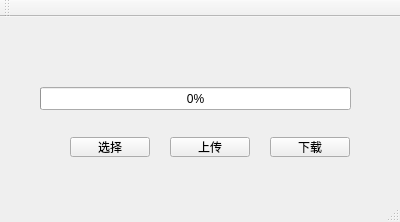
<?xml version="1.0" encoding="UTF-8"?>
<ui version="4.0">
 <class>MainWindow</class>
 <widget class="QMainWindow" name="MainWindow">
  <property name="geometry">
   <rect>
    <x>0</x>
    <y>0</y>
    <width>400</width>
    <height>222</height>
   </rect>
  </property>
  <property name="windowTitle">
   <string>MainWindow</string>
  </property>
  <widget class="QWidget" name="centralWidget">
   <widget class="QPushButton" name="pushButton">
    <property name="geometry">
     <rect>
      <x>70</x>
      <y>120</y>
      <width>80</width>
      <height>20</height>
     </rect>
    </property>
    <property name="text">
     <string>选择</string>
    </property>
   </widget>
   <widget class="QPushButton" name="pushButton_2">
    <property name="geometry">
     <rect>
      <x>170</x>
      <y>120</y>
      <width>80</width>
      <height>20</height>
     </rect>
    </property>
    <property name="text">
     <string>上传</string>
    </property>
   </widget>
   <widget class="QProgressBar" name="progressBar">
    <property name="geometry">
     <rect>
      <x>40</x>
      <y>70</y>
      <width>311</width>
      <height>23</height>
     </rect>
    </property>
    <property name="value">
     <number>0</number>
    </property>
   </widget>
   <widget class="QPushButton" name="pushButton_3">
    <property name="geometry">
     <rect>
      <x>270</x>
      <y>120</y>
      <width>80</width>
      <height>20</height>
     </rect>
    </property>
    <property name="text">
     <string>下载</string>
    </property>
   </widget>
  </widget>
  <widget class="QMenuBar" name="menuBar">
   <property name="geometry">
    <rect>
     <x>0</x>
     <y>0</y>
     <width>400</width>
     <height>22</height>
    </rect>
   </property>
  </widget>
  <widget class="QToolBar" name="mainToolBar">
   <attribute name="toolBarArea">
    <enum>TopToolBarArea</enum>
   </attribute>
   <attribute name="toolBarBreak">
    <bool>false</bool>
   </attribute>
  </widget>
  <widget class="QStatusBar" name="statusBar"/>
 </widget>
 <layoutdefault spacing="6" margin="11"/>
 <resources/>
 <connections/>
</ui>
